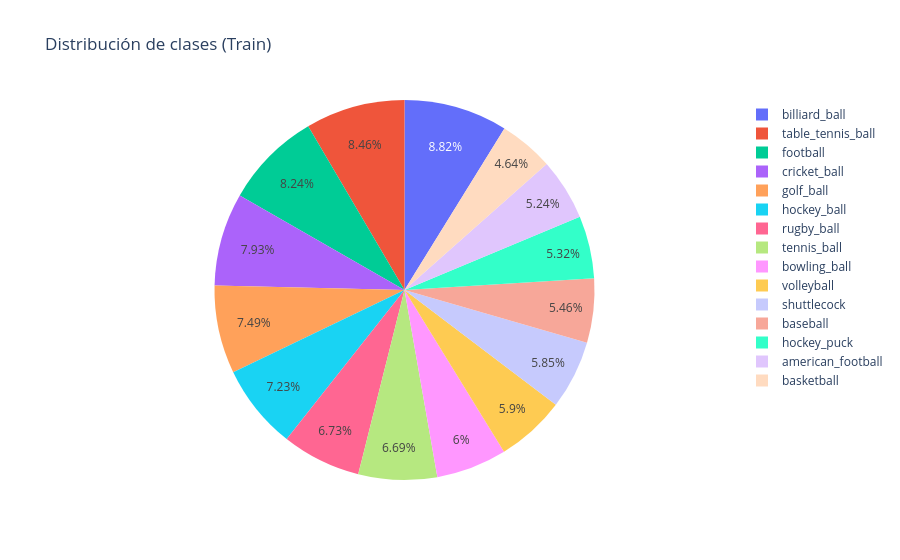

Write notebook code for a chart like this one.
### Code cell
class_names = ['american_football', 'baseball', 'basketball', 'billiard_ball', 'bowling_ball',
               'cricket_ball', 'football', 'golf_ball', 'hockey_ball', 'hockey_puck',
               'rugby_ball', 'shuttlecock', 'table_tennis_ball', 'tennis_ball', 'volleyball']

TRAIN_DIR = r'C:\Users\cuent\Desktop\Semana 3 Redes Neuronales\Semana 4\train\train'
TEST_DIR = r'C:\Users\cuent\Desktop\Semana 3 Redes Neuronales\Semana 4\test\test'

n_images = [len(os.listdir(os.path.join(TRAIN_DIR, c))) for c in class_names]
px.pie(names=class_names, values=n_images, title='Distribución de clases (Train)')

### Figure 1 — Plotly figure (JSON) as saved in the notebook; plotly's stock layout.template omitted (floating-point values rounded to 4 significant figures)
{"data": [{"domain": {"x": [0.0, 1.0], "y": [0.0, 1.0]}, "hovertemplate": "label=%{label}<br>value=%{value}<extra></extra>", "labels": ["american_football", "baseball", "basketball", "billiard_ball", "bowling_ball", "cricket_ball", "football", "golf_ball", "hockey_ball", "hockey_puck", "rugby_ball", "shuttlecock", "table_tennis_ball", "tennis_ball", "volleyball"], "legendgroup": "", "name": "", "showlegend": true, "type": "pie", "values": [384, 400, 340, 646, 440, 581, 604, 549, 530, 390, 493, 429, 620, 490, 432]}], "layout": {"legend": {"tracegroupgap": 0}, "title": {"text": "Distribución de clases (Train)"}}}
